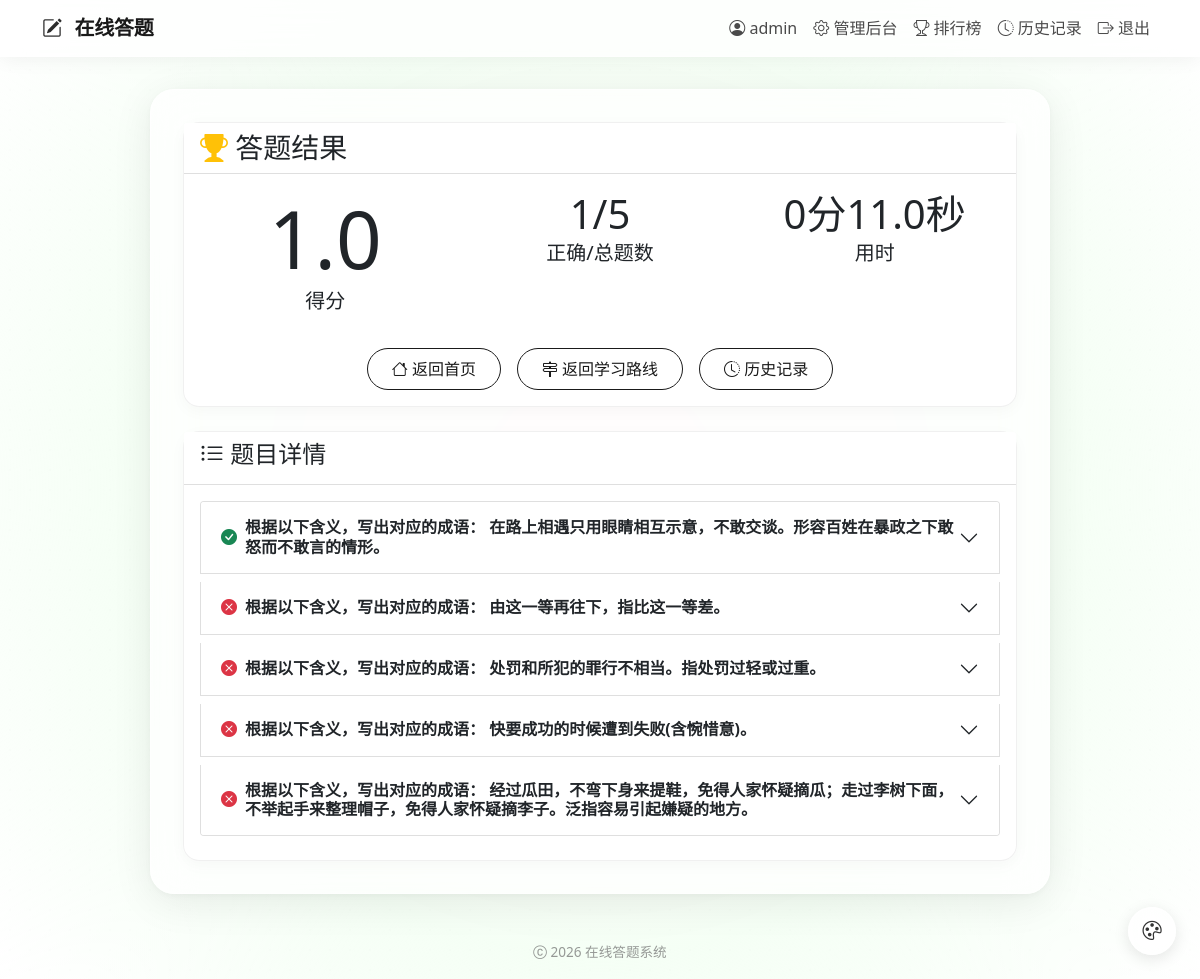
/result/225 (signed in), run on the app's committed database.
### models.py (models this page shows)
class User(UserMixin, db.Model):
    id = db.Column(db.Integer, primary_key=True)
    username = db.Column(db.String(80), unique=True, nullable=False)
    email = db.Column(db.String(120), unique=True, nullable=False)
    password_hash = db.Column(db.String(128))
    role = db.Column(db.String(20), default='user')
    created_at = db.Column(db.DateTime, default=datetime.utcnow)
    status = db.Column(db.Boolean, default=True)
    quiz_records = db.relationship('QuizRecord', backref='user', lazy='dynamic')
    progresses = db.relationship('UserProgress', backref='user', lazy='dynamic')

class QuizRecord(db.Model):
    id = db.Column(db.Integer, primary_key=True)
    user_id = db.Column(db.Integer, db.ForeignKey('user.id'), nullable=False)
    category_id = db.Column(db.Integer, db.ForeignKey('category.id'), nullable=False)
    start_time = db.Column(db.DateTime, default=datetime.utcnow)
    end_time = db.Column(db.DateTime)
    score = db.Column(db.Float, default=0)
    total_questions = db.Column(db.Integer)
    correct_count = db.Column(db.Integer, default=0)
    details = db.relationship('QuizDetail', backref='record', lazy='select', cascade='all, delete-orphan')

class QuizDetail(db.Model):
    id = db.Column(db.Integer, primary_key=True)
    record_id = db.Column(db.Integer, db.ForeignKey('quiz_record.id'), nullable=False)
    question_id = db.Column(db.Integer, db.ForeignKey('question.id'), nullable=False)
    user_answer = db.Column(db.JSON)
    is_correct = db.Column(db.Boolean)
    score_earned = db.Column(db.Float, default=0)

class Question(db.Model):
    id = db.Column(db.Integer, primary_key=True)
    category_id = db.Column(db.Integer, db.ForeignKey('category.id'), nullable=False)
    group_id = db.Column(db.Integer, db.ForeignKey('group.id'), nullable=True)
    type = db.Column(db.String(20), nullable=False)   # single, multiple, judge, fill
    content = db.Column(db.Text, nullable=False)
    image = db.Column(db.String(255))  # 题目配图路径
    options = db.Column(db.JSON)
    answer = db.Column(db.String(500))
    analysis = db.Column(db.Text)
    difficulty = db.Column(db.Integer, default=1)
    created_at = db.Column(db.DateTime, default=datetime.utcnow)
    updated_at = db.Column(db.DateTime, onupdate=datetime.utcnow)
    details = db.relationship('QuizDetail', backref='question', lazy='dynamic')

### routes/quiz.py (the view)
@quiz_bp.route('/result/<int:record_id>')
@login_required
def result(record_id):
    record = QuizRecord.query.options(
        joinedload(QuizRecord.details).joinedload(QuizDetail.question),
        joinedload(QuizRecord.category)
    ).get_or_404(record_id)
    if record.user_id != current_user.id and current_user.role != 'admin':
        flash('无权查看')
        return redirect(url_for('quiz.index'))
    group_all_correct = session.pop('group_result_all_correct', None)
    group_name = session.pop('group_result_name', None)
    has_roadmap = False
    if record.category:
        group_count = Group.query.filter_by(category_id=record.category.id).count()
        has_roadmap = group_count > 0
    return render_template(
        'result.html',
        record=record,
        group_all_correct=group_all_correct,
        group_name=group_name,
        has_roadmap=has_roadmap
    )

### app.py (called while the page is built)
@login_manager.user_loader
def load_user(user_id):
    from models import User
    return User.query.get(int(user_id))

### templates/result.html (shortened to what this page needs)
{% extends "base.html" %}
{% block content %}
<div class="row mb-4">
    <div class="col-12">
        <div class="card">
            <div class="card-header bg-white">
                <h3 class="mb-0"><i class="bi bi-trophy-fill text-warning"></i> 答题结果</h3>
            </div>
            <div class="card-body">
                <div class="row">
                    <div class="col-md-4">
                        <div class="text-center">
                            <div class="display-1">{{ record.score }}</div>
                            <p class="lead">得分</p>
                        </div>
                    </div>
                    <div class="col-md-4">
                        <div class="text-center">
                            <div class="display-6">{{ record.correct_count }}/{{ record.total_questions }}</div>
                            <p class="lead">正确/总题数</p>
                        </div>
                    </div>
                    <div class="col-md-4">
                        <div class="text-center">
                            {% set seconds = (record.end_time - record.start_time).total_seconds() %}
                            <div class="display-6">{{ (seconds//60)|int }}分{{ (seconds%60)|round }}秒</div>
                            <p class="lead">用时</p>
                        </div>
                    </div>
                </div>
                <div class="d-flex justify-content-center gap-3 mt-3 flex-wrap">
                    <a href="{{ url_for('quiz.index') }}" class="btn btn-primary"><i class="bi bi-house"></i> 返回首页</a>
                    {% if has_roadmap %}
                    <a href="{{ url_for('quiz.roadmap', category_id=record.category_id) }}" class="btn btn-success"><i class="bi bi-signpost-2"></i> 返回学习路线</a>
                    {% endif %}
                    <a href="{{ url_for('quiz.history') }}" class="btn btn-outline-secondary"><i class="bi bi-clock-history"></i> 历史记录</a>
                </div>
            </div>
        </div>
    </div>
</div>
<div class="row">
    <div class="col-12">
        <div class="card">
            <div class="card-header bg-white">
                <h4><i class="bi bi-list-ul"></i> 题目详情</h4>
            </div>
            <div class="card-body">
                {% if record.details %}
                <div class="accordion" id="questionAccordion">
                    {% for detail in record.details %}
                    <div class="accordion-item mb-2">
                        <h2 class="accordion-header" id="heading{{ detail.id }}">
                            <button class="accordion-button collapsed" type="button" data-bs-toggle="collapse" data-bs-target="#collapse{{ detail.id }}" aria-expanded="false" aria-controls="collapse{{ detail.id }}">
                                <span class="me-2">
                                    {% if detail.is_correct %}
                                    <i class="bi bi-check-circle-fill text-success"></i>
                                    {% else %}
                                    <i class="bi bi-x-circle-fill text-danger"></i>
                                    {% endif %}
                                </span>
                                <span class="fw-bold">{{ detail.question.content|truncate(80) }}</span>
                            </button>
                        </h2>
                    </div>
                    {% endfor %}
                </div>
                {% else %}
                <p class="text-muted text-center">没有题目详情记录。</p>
                {% endif %}
            </div>
        </div>
    </div>
</div>
{% endblock %}

### templates/base.html (shortened to what this page needs)
<!DOCTYPE html>
<html lang="zh">
<head>
    <link href="https://cdn.bootcdn.net/ajax/libs/twitter-bootstrap/5.1.3/css/bootstrap.min.css" rel="stylesheet">
    <link rel="stylesheet" href="https://cdn.bootcdn.net/ajax/libs/bootstrap-icons/1.8.1/font/bootstrap-icons.css">
    <link rel="stylesheet" href="https://cdn.bootcdn.net/ajax/libs/animate.css/4.1.1/animate.min.css">
</head>
<body>
    <div class="bg-layer bg-gradient-default" id="bgLayer"></div>
    <div class="noise-layer"></div>
    <nav class="navbar navbar-expand-lg">
        <div class="container">
            <a class="navbar-brand" href="{{ url_for('quiz.index') }}">
                <i class="bi bi-pencil-square"></i> 在线答题
            </a>
            <div class="collapse navbar-collapse" id="navbarNav">
                <ul class="navbar-nav ms-auto">
                    {% if current_user.is_authenticated %}
                        <li class="nav-item">
                            <span class="nav-link"><i class="bi bi-person-circle"></i> {{ current_user.username }}</span>
                        </li>
                        {% if current_user.role == 'admin' %}
                            <li class="nav-item">
                                <a class="nav-link" href="{{ url_for('admin.admin_dashboard') }}"><i class="bi bi-gear"></i> 管理后台</a>
                            </li>
                        {% endif %}
                        <li class="nav-item">
                            <a class="nav-link" href="{{ url_for('quiz.leaderboard') }}"><i class="bi bi-trophy"></i> 排行榜</a>
                        </li>
                        <li class="nav-item">
                            <a class="nav-link" href="{{ url_for('quiz.history') }}"><i class="bi bi-clock-history"></i> 历史记录</a>
                        </li>
                        <li class="nav-item">
                            <a class="nav-link" href="{{ url_for('auth.auth_logout') }}"><i class="bi bi-box-arrow-right"></i> 退出</a>
                        </li>
                    {% endif %}
                </ul>
            </div>
        </div>
    </nav>
    <div class="main-wrapper">
        <div class="central-card">
            {% block content %}{% endblock %}
        </div>
    </div>
    <div class="site-footer">
        <span><i class="bi bi-c-circle"></i> 2026 在线答题系统</span>
    </div>
    <div class="bg-switcher-btn" id="bgSwitcherBtn" title="更换背景">
        <i class="bi bi-palette"></i>
    </div>
</body>
</html>

### templates/base.html (style rules this page uses)
:root { --x-pos: 50; --y-pos: 50; }
* { box-sizing: border-box; }
html, body { margin: 0; padding: 0; min-height: 100vh; font-family: 'Segoe UI', system-ui, -apple-system, sans-serif; overflow-x: hidden; }
.bg-layer { position: fixed; top: 0; left: 0; width: 100%; height: 100%; z-index: -2; pointer-events: none; }
.bg-gradient-default { background: radial-gradient(circle at calc(var(--x-pos) * 1%) calc(var(--y-pos) * 1%), rgba(255, 220, 230, 0.25) 0%, rgba(200, 255, 200, 0.18) 60%, #ffffff 100%); }
.noise-layer { position: fixed; top: 0; left: 0; width: 100%; height: 100%; pointer-events: none; z-index: -1; background-image: radial-gradient(circle at 50% 50%, rgba(0,0,0,0.008) 1px, transparent 1px); background-size: 20px 20px; }
.navbar { background: rgba(255, 255, 255, 0.75) !important; backdrop-filter: blur(16px); -webkit-backdrop-filter: blur(16px); box-shadow: 0 2px 20px rgba(0, 0, 0, 0.06); border-bottom: 1px solid rgba(255, 255, 255, 0.5); z-index: 1000; position: relative; }
.navbar-brand { font-weight: 700; color: #1a1a1a !important; letter-spacing: -0.3px; }
.navbar-brand i { color: #2c2c2c; margin-right: 8px; }
.nav-link { transition: all 0.25s; color: #4a4a4a !important; font-weight: 500; }
.main-wrapper { display: flex; justify-content: center; align-items: flex-start; min-height: calc(100vh - 76px); padding: 2rem 1rem; position: relative; z-index: 1; }
.central-card { width: 100%; max-width: 900px; background: rgba(255, 255, 255, 0.72); backdrop-filter: blur(20px); -webkit-backdrop-filter: blur(20px); border-radius: 1.5rem; border: 1px solid rgba(255, 255, 255, 0.6); box-shadow: 0 8px 40px rgba(0, 0, 0, 0.08), 0 2px 8px rgba(0, 0, 0, 0.04); padding: 2rem; animation: fadeInUp 0.5s ease-out; }
.central-card .card { border: 1px solid rgba(0,0,0,0.06); border-radius: 1rem; box-shadow: 0 4px 16px rgba(0, 0, 0, 0.03); transition: transform 0.3s, box-shadow 0.3s; background: rgba(255, 255, 255, 0.6); backdrop-filter: blur(6px); -webkit-backdrop-filter: blur(6px); }
.btn { border-radius: 2rem; padding: 0.5rem 1.5rem; font-weight: 500; transition: all 0.25s; background: transparent; border: 1.5px solid #1a1a1a; color: #1a1a1a; }
.btn-primary, .btn-success, .btn-outline-secondary { background: transparent; border: 1.5px solid #1a1a1a; color: #1a1a1a; }
.bg-switcher-btn { position: fixed; bottom: 1.5rem; right: 1.5rem; width: 48px; height: 48px; border-radius: 50%; background: rgba(255, 255, 255, 0.75); backdrop-filter: blur(12px); -webkit-backdrop-filter: blur(12px); border: 1px solid rgba(255, 255, 255, 0.8); box-shadow: 0 4px 16px rgba(0,0,0,0.1); cursor: pointer; z-index: 999; display: flex; align-items: center; justify-content: center; font-size: 1.2rem; color: #333; transition: all 0.3s; }
.site-footer { text-align: center; padding: 1rem 0; color: rgba(108, 108, 108, 0.7); font-size: 0.85rem; position: relative; z-index: 1; }

### data on the page
User: username "admin"
QuizRecord: score "1.0", correct_count "1", total_questions "5"
QuizDetail: is_correct True (drawn), question.content "根据以下含义，写出对应的成语： 在路上相遇只用眼睛相互示意，不敢交谈。形容百姓在暴政之下敢怒而不敢言的情形。"
QuizDetail: is_correct False (drawn), question.content "根据以下含义，写出对应的成语： 由这一等再往下，指比这一等差。"
QuizDetail: is_correct False (drawn), question.content "根据以下含义，写出对应的成语： 处罚和所犯的罪行不相当。指处罚过轻或过重。"
QuizDetail: is_correct False (drawn), question.content "根据以下含义，写出对应的成语： 快要成功的时候遭到失败(含惋惜意)。"
QuizDetail: is_correct False (drawn), question.content "根据以下含义，写出对应的成语： 经过瓜田，不弯下身来提鞋，免得人家怀疑摘瓜；走过李树下面，不举起手来整理帽子，免得人家怀疑摘李子。泛指容易引起嫌疑的地方。"

### other printed values
{{ (seconds//60)|int }} "0"
{{ (seconds%60)|round }} "11.0"
